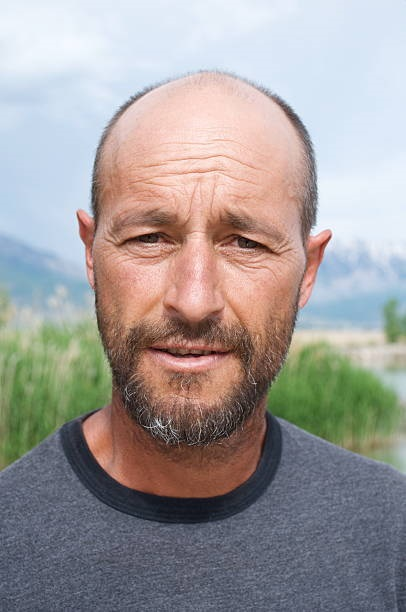
//> input picture face.jpg, 406 x 612 px
$ ./Source   (built with g++ and OpenCV 4)
//> lines starting //> are read from the running program, lines starting //| are printed output that depends on the picture; after the words box and inside, x2 and y2 are one past the last pixel; in counts of white or black regions, pixels touching at a corner belong together
//> further down, image is the input picture: 612 rows x 406 cols, CV_8UC3; mean B, G, R 154.3, 155.4, 160.7
#include <opencv2/core/core.hpp>
#include "opencv2/imgcodecs.hpp"
#include "opencv2/highgui.hpp"
#include "opencv2/imgproc.hpp"
#include <iostream>
using namespace std;
using namespace cv;

void detectHScolor(const Mat& image, double minHue, double maxHue,
	double minSat, double maxSat, Mat& mask) {
//> called with minHue = 160, maxHue = 10, minSat = 25, maxSat = 166
	// convert into HSV space
	Mat hsv;
	cvtColor(image, hsv, COLOR_BGR2HSV);
//> hsv: 612 rows x 406 cols, CV_8UC3; mean H, S, V 70, 61.5, 178.2

	// split the 3 channels into 3 images
	vector<Mat> channels;

	split(hsv, channels);
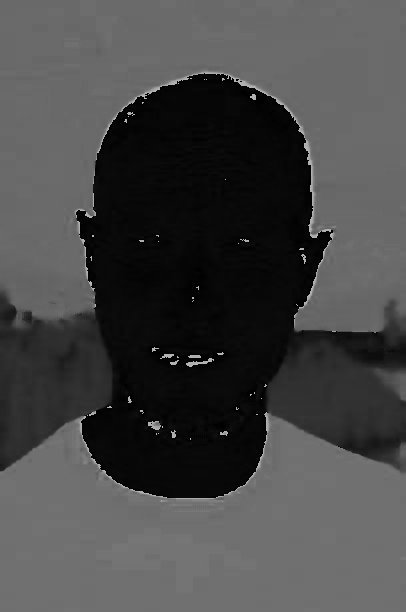
//> channels[0]: 612 rows x 406 cols, CV_8UC1; min 0, max 179, mean 70
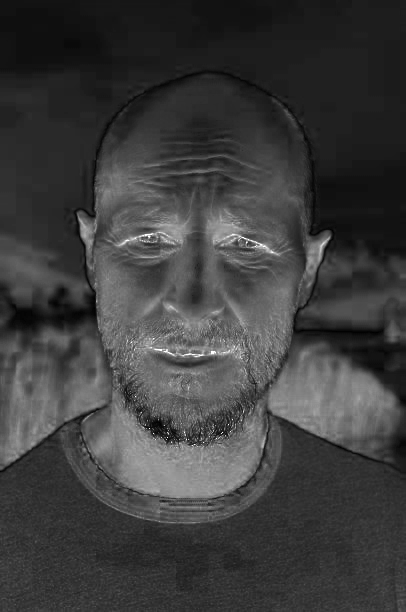
//> channels[1]: 612 rows x 406 cols, CV_8UC1; min 0, max 255, mean 61.5
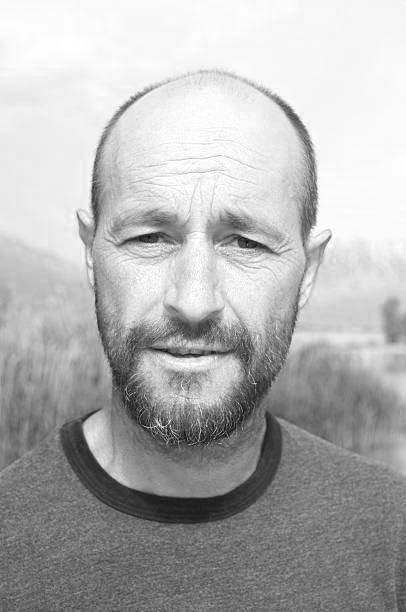
//> channels[2]: 612 rows x 406 cols, CV_8UC1; min 6, max 255, mean 178.2
	// channels[0] is the HUE
	// channels[1] is the SATURATION
	// channels[2] is the VALUE

	// Hue masking
	Mat mask1; // under maxHue
	threshold(channels[0], mask1, maxHue, 255, THRESH_BINARY_INV);
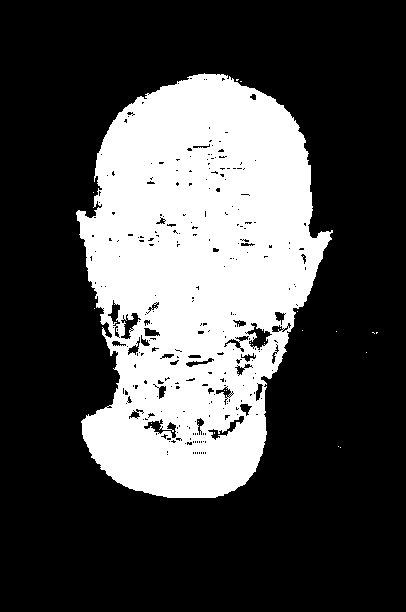
//> mask1: 612 rows x 406 cols, CV_8UC1; 29.7% white; 25 white regions (24 under 20 px), largest, box (x1, y1, x2, y2) and area: (76, 73, 333, 498) 73765
	Mat mask2; // under maxHue
	threshold(channels[0], mask2, minHue, 255, THRESH_BINARY);
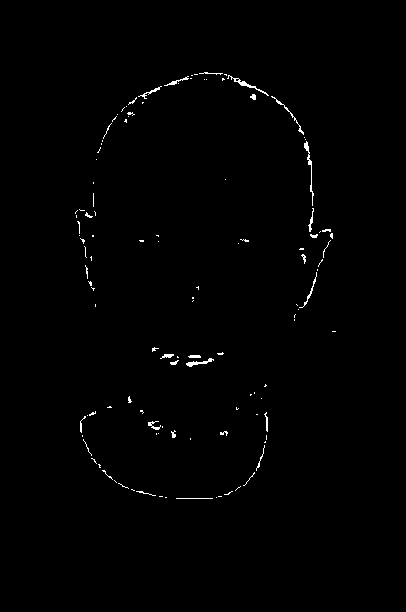
//> mask2: 612 rows x 406 cols, CV_8UC1; 0.69% white in thin lines or dots, all inside (x1, y1, x2, y2) = (75, 72, 336, 499)

	Mat hueMask; // hue mask
	if (minHue < maxHue)
		hueMask = mask1 & mask2;
	else
		hueMask = mask1 | mask2;
//> hueMask: 612 rows x 406 cols, CV_8UC1; 30.4% white; 21 white regions (20 under 20 px), largest, box (x1, y1, x2, y2) and area: (75, 72, 333, 499) 75480

	// Saturation masking
	// under maxSat
	threshold(channels[1], mask1, maxSat, 255, THRESH_BINARY_INV);
//> mask1: 612 rows x 406 cols, CV_8UC1; 99.7% white; black in thin lines or dots, all inside (x1, y1, x2, y2) = (81, 220, 328, 492)
	// over minSat
	threshold(channels[1], mask2, minSat, 255, THRESH_BINARY);
//> mask2: 612 rows x 406 cols, CV_8UC1; 87.6% white; 83 black regions (68 under 20 px), largest, box (x1, y1, x2, y2) and area: (0, 0, 352, 80) 16424, (92, 66, 406, 263) 9428, (8, 208, 96, 330) 1855
	Mat satMask; // saturation mask
	satMask = mask1 & mask2;
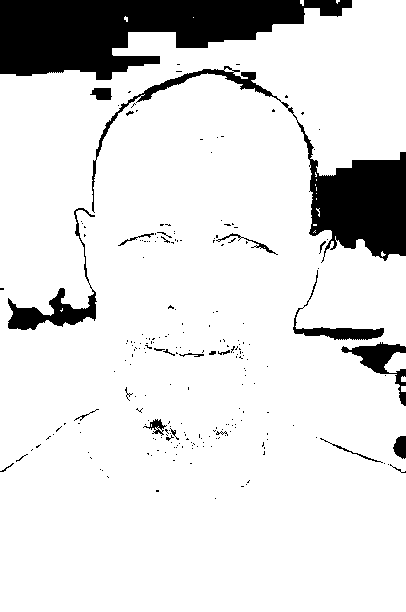
//> satMask: 612 rows x 406 cols, CV_8UC1; 87.3% white; 230 black regions (206 under 20 px), largest, box (x1, y1, x2, y2) and area: (0, 0, 352, 80) 16424, (92, 66, 406, 263) 9428, (8, 208, 97, 330) 1856

	// combined mask
	mask = hueMask & satMask;
//> mask: 612 rows x 406 cols, CV_8UC1; 29.7% white; 18 white regions (17 under 20 px), largest, box (x1, y1, x2, y2) and area: (76, 73, 332, 499) 73699
}


int main() {
	Mat image = imread("face.jpg");
	Mat mask;
	detectHScolor(image, 160, 10, 25, 166, mask);

	Mat detected(image.size(), CV_8UC3, Scalar(0, 0, 0));
	image.copyTo(detected, mask);
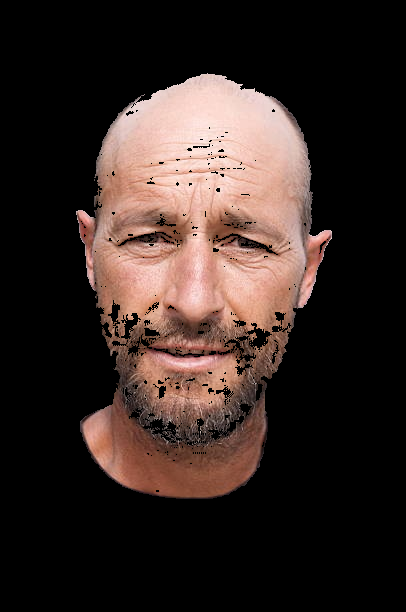
//> detected: 612 rows x 406 cols, CV_8UC3; mean B, G, R 36.8, 41, 54.4

	imshow("Detection result", detected);
	waitKey(0);
	return 0;
}


// [106 lines of commented-out code are left out]

$ run again, with temple.jpg copied over face.jpg
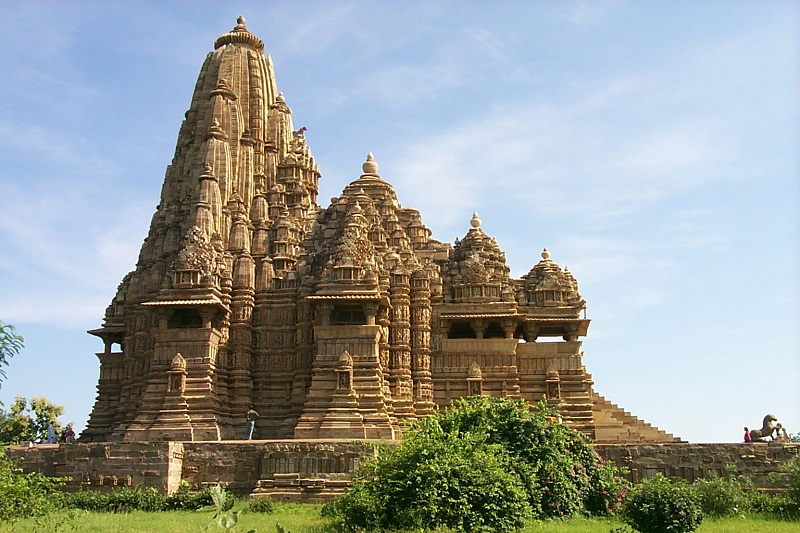
//> input picture temple.jpg, 800 x 533 px
//> image is the input picture: 533 rows x 800 cols, CV_8UC3; mean B, G, R 150.9, 155.5, 150.5
//> hsv: 533 rows x 800 cols, CV_8UC3; mean H, S, V 66.8, 91.3, 176
//> in detectHScolor, `threshold(channels[0], mask1, maxHue, 255, THRESH_BINARY_INV);`:
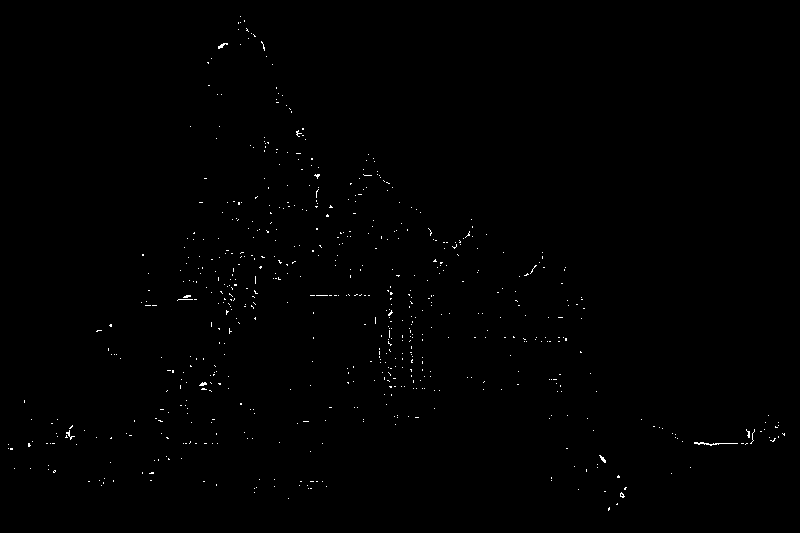
//> mask1: 533 rows x 800 cols, CV_8UC1; 0.38% white in thin lines or dots
//> hueMask: 533 rows x 800 cols, CV_8UC1; 0.44% white in thin lines or dots
//> satMask: 533 rows x 800 cols, CV_8UC1; 83.9% white; 3802 black regions (3564 under 20 px), largest, box (x1, y1, x2, y2) and area: (249, 392, 586, 533) 15194, (311, 151, 800, 445) 12178, (560, 473, 800, 533) 5641
//> in detectHScolor, `mask = hueMask & satMask;`:
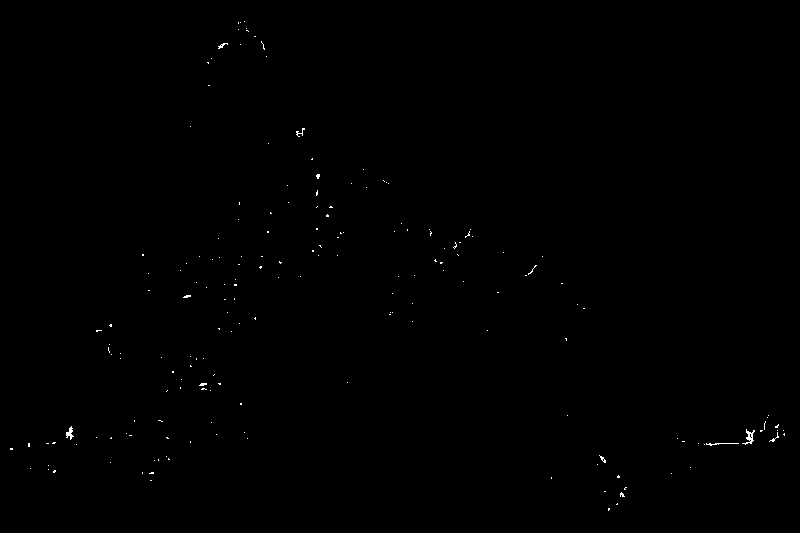
//> mask: 533 rows x 800 cols, CV_8UC1; 0.18% white in thin lines or dots, all inside (x1, y1, x2, y2) = (10, 21, 785, 511)

$ run again, with boo.jpg copied over face.jpg
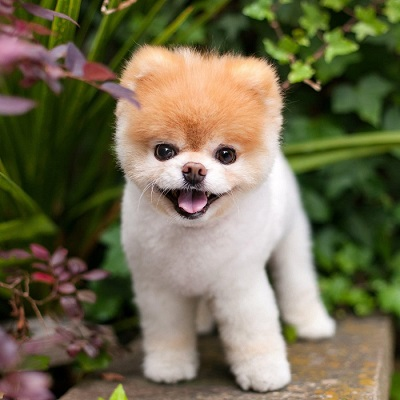
//> input picture boo.jpg, 400 x 400 px
//> image is the input picture: 400 rows x 400 cols, CV_8UC3; mean B, G, R 79, 107, 112.9
//> hsv: 400 rows x 400 cols, CV_8UC3; mean H, S, V 38.2, 124.2, 120.3
//> in detectHScolor, `threshold(channels[0], mask1, maxHue, 255, THRESH_BINARY_INV);`:
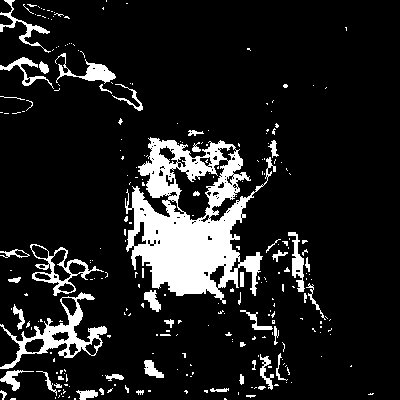
//> mask1: 400 rows x 400 cols, CV_8UC1; 12.6% white; 263 white regions (214 under 20 px), largest, box (x1, y1, x2, y2) and area: (125, 137, 276, 304) 11731, (0, 292, 107, 369) 1844, (30, 244, 104, 296) 794
//> hueMask: 400 rows x 400 cols, CV_8UC1; 18.8% white; 180 white regions (142 under 20 px), largest, box (x1, y1, x2, y2) and area: (125, 137, 332, 332) 16558, (0, 0, 143, 111) 3966, (0, 292, 107, 369) 2936
//> satMask: 400 rows x 400 cols, CV_8UC1; 53.7% white; 190 black regions (157 under 20 px), largest, box (x1, y1, x2, y2) and area: (0, 65, 122, 271) 18661, (172, 133, 336, 389) 16803, (237, 0, 400, 142) 9113
//> mask: 400 rows x 400 cols, CV_8UC1; 11.6% white; 151 white regions (122 under 20 px), largest, box (x1, y1, x2, y2) and area: (138, 137, 251, 298) 6164, (0, 19, 143, 111) 3619, (0, 292, 107, 369) 2898
//> `image.copyTo(detected, mask);`:
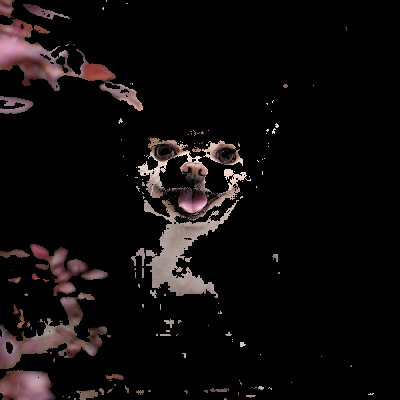
//> detected: 400 rows x 400 cols, CV_8UC3; mean B, G, R 12.1, 12.2, 15.8

$ run again, with BlueCup.jpg copied over face.jpg
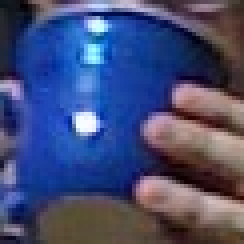
//> input picture BlueCup.jpg, 61 x 61 px (shown 4 times larger)
//> image is the input picture: 61 rows x 61 cols, CV_8UC3; mean B, G, R 117.6, 76.4, 68
//> hsv: 61 rows x 61 cols, CV_8UC3; mean H, S, V 89.8, 140.9, 128
//> hueMask: 61 rows x 61 cols, CV_8UC1; 23.5% white; 11 white regions (10 under 20 px), largest, box (x1, y1, x2, y2) and area: (20, 0, 61, 61) 831
//> satMask: 61 rows x 61 cols, CV_8UC1; 55.2% white; 22 black regions (19 under 20 px), largest, box (x1, y1, x2, y2) and area: (2, 3, 53, 55) 1531, (39, 39, 61, 50) 50, (0, 24, 6, 33) 25
//> mask: 61 rows x 61 cols, CV_8UC1; 21.6% white; 12 white regions (11 under 20 px), largest, box (x1, y1, x2, y2) and area: (32, 0, 61, 61) 751
//> `image.copyTo(detected, mask);`:
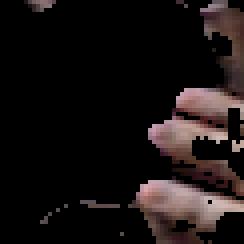
//> detected: 61 rows x 61 cols, CV_8UC3 (shown 4 times larger); mean B, G, R 18.8, 19.3, 25.1
